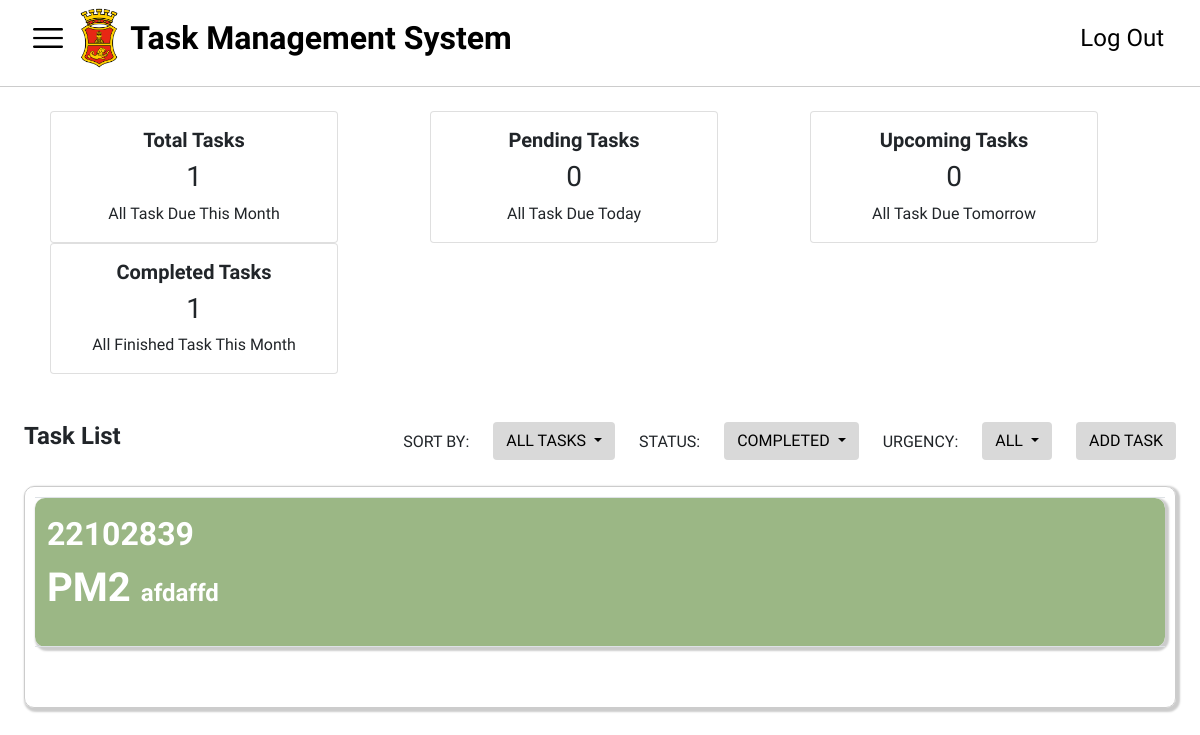
Page /dashboard.php?sort=all&status=completed&urgency=all on the earlier database version.
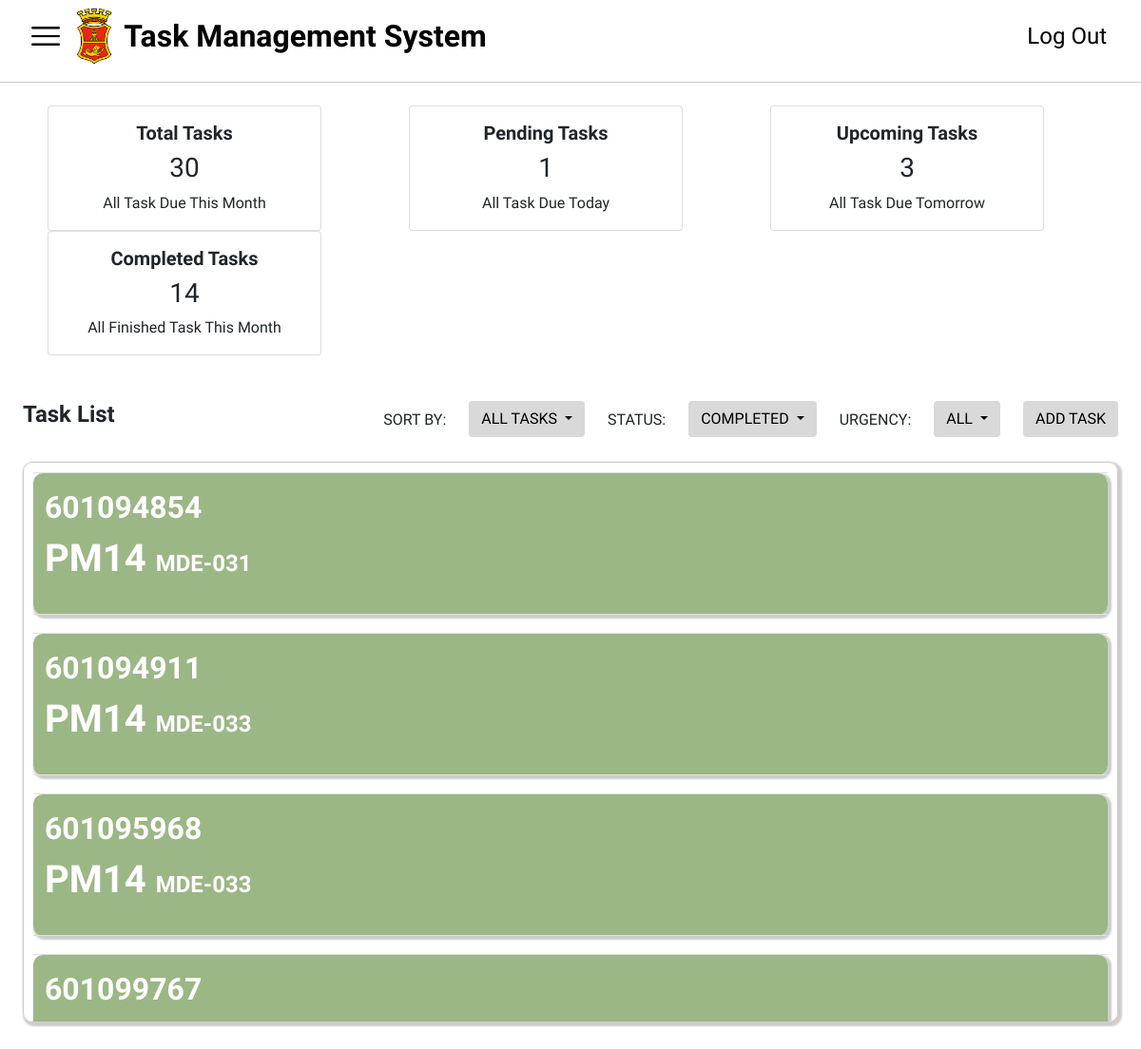
Same page on the later database version.
### tables this page shows
CREATE TABLE `tasks` (
  `taskID` int(11) NOT NULL,
  `startDate` date DEFAULT NULL,
  `orderType` varchar(255) DEFAULT NULL,
  `orderDescription` varchar(255) DEFAULT NULL,
  `maintenance_plan` varchar(255) DEFAULT NULL,
  `mpDescription` varchar(255) DEFAULT NULL,
  `mainWorkCtr` varchar(255) DEFAULT NULL,
  `systemStatus` varchar(255) DEFAULT NULL,
  `ssDescription` varchar(255) DEFAULT NULL,
  `plannerGroup` varchar(255) DEFAULT NULL,
  `costCenter` varchar(255) DEFAULT NULL,
  `equipmentID` int(11) DEFAULT NULL,
  `taskStatus` enum('Pending','Completed') NOT NULL DEFAULT 'Pending',
  `urgency` enum('Low','Medium','High') NOT NULL DEFAULT 'Low'
);

### dashboard.php (the view, shortened to what the changed rows need)
<?php
include('conn.php');
$selectedStatus = isset($_GET['status']) ? $_GET['status'] : 'all';
$currentDate = date('Y-m-d');
$tomorrowDate = date('Y-m-d', strtotime('+1 day'));
$firstDayOfMonth = date('Y-m-01');
$lastDayOfMonth = date('Y-m-t');
$query = "SELECT * FROM tasks WHERE startDate BETWEEN '$firstDayOfMonth' AND '$lastDayOfMonth'";
switch ($selectedStatus) {
    case 'completed':
        $query .= " AND taskStatus = 'Completed'";
        break;
}
$result = mysqli_query($conn, $query);
$sqlTotalTasks = "SELECT COUNT(*) AS totalTasks FROM tasks WHERE startDate BETWEEN '$firstDayOfMonth' AND '$lastDayOfMonth'";
$resultTotalTasks = mysqli_query($conn, $sqlTotalTasks);
$rowTotalTasks = mysqli_fetch_assoc($resultTotalTasks);
$totalTasks = $rowTotalTasks['totalTasks'];
$sqlPendingTasks = "SELECT COUNT(*) AS pendingTasks FROM tasks WHERE startDate = '$currentDate' AND startDate BETWEEN '$firstDayOfMonth' AND '$lastDayOfMonth'";
$resultPendingTasks = mysqli_query($conn, $sqlPendingTasks);
$rowPendingTasks = mysqli_fetch_assoc($resultPendingTasks);
$pendingTasks = $rowPendingTasks['pendingTasks'];
$sqlUpcomingTasks = "SELECT COUNT(*) AS upcomingTasks FROM tasks WHERE startDate = '$tomorrowDate' AND startDate BETWEEN '$firstDayOfMonth' AND '$lastDayOfMonth'";
$resultUpcomingTasks = mysqli_query($conn, $sqlUpcomingTasks);
$rowUpcomingTasks = mysqli_fetch_assoc($resultUpcomingTasks);
$upcomingTasks = $rowUpcomingTasks['upcomingTasks'];
$sqlCompletedTasks = "SELECT COUNT(*) AS completedTasks FROM tasks WHERE taskStatus = 'Completed' AND startDate BETWEEN '$firstDayOfMonth' AND '$lastDayOfMonth'";
$resultCompletedTasks = mysqli_query($conn, $sqlCompletedTasks);
$rowCompletedTasks = mysqli_fetch_assoc($resultCompletedTasks);
$completedTasks = $rowCompletedTasks['completedTasks'];
?>
<!DOCTYPE html>
<html lang="en">
<head>
  <?php
    include('header.php');
  ?>
</head>
<body>
  <div class="header-divider"></div><br>
  <div class="container text-center">
    <div class="row">
        <div class="col mx-2">
            <div class="card" style="width: 18rem;">
                <div class="card-body">
                    <h5 class="card-title fw-bold">Total Tasks</h5>
                    <h3><?php echo $totalTasks; ?></h3>
                    <h7>All Task Due This Month</h7>
                </div>
            </div>
        </div>
        <div class="col mx-2">
            <div class="card" style="width: 18rem;">
                <div class="card-body">
                    <h5 class="card-title fw-bold">Pending Tasks</h5>
                    <h3 class="card-text"><?php echo $pendingTasks; ?></h3>
                    <h7>All Task Due Today</h7>
                </div>
            </div>
        </div>
        <div class="col mx-2">
            <div class="card" style="width: 18rem;">
                <div class="card-body">
                    <h5 class="card-title fw-bold">Upcoming Tasks</h5>
                    <h3 class="card-text"><?php echo $upcomingTasks; ?></h3>
                    <h7>All Task Due Tomorrow</h7>
                </div>
            </div>
        </div>
        <div class="col mx-2">
            <div class="card" style="width: 18rem;">
                <div class="card-body">
                    <h5 class="card-title fw-bold">Completed Tasks</h5>
                    <h3 class="card-text"><?php echo $completedTasks; ?></h3>
                    <h7>All Finished Task This Month</h7>
                </div>
            </div>
        </div>
    </div>
</div>
  <div class="mt-3 mx-4" id="notiflist">
    <table class="table">
        <?php
        if ($result) {
          while ($row = mysqli_fetch_assoc($result)) {
              $urgencyClass = '';
              if ($row['urgency'] === 'Low') {
                  $urgencyClass = 'low-urgency';
              } elseif ($row['urgency'] === 'Medium') {
                  $urgencyClass = 'medium-urgency';
              } elseif ($row['urgency'] === 'High') {
                  $urgencyClass = 'high-urgency';
              } else {
                  $urgencyClass = 'default-urgency';
              }
              echo '<tr onclick="fillModal(' . $row['taskID'] . ', \'' .
              (isset($row['orderType']) ? htmlspecialchars($row['orderType']) : '') . '\', \'' .
              (isset($row['mainWorkCtr']) ? htmlspecialchars($row['mainWorkCtr']) : '') . '\', \'' .
              (isset($row['orderDescription']) ? htmlspecialchars($row['orderDescription']) : '') . '\', \'' .
              (isset($row['maintenance_plan']) ? htmlspecialchars($row['maintenance_plan']) : '') . '\', \'' .
              (isset($row['mpDescription']) ? htmlspecialchars($row['mpDescription']) : '') . '\', \'' .
              (isset($row['systemStatus']) ? htmlspecialchars($row['systemStatus']) : '') . '\', \'' .
              (isset($row['ssDescription']) ? htmlspecialchars($row['ssDescription']) : '') . '\', \'' .
              (isset($row['plannerGroup']) ? htmlspecialchars($row['plannerGroup']) : '') . '\', \'' .
              (isset($row['costCenter']) ? htmlspecialchars($row['costCenter']) : '') . '\', \'' .
              (isset($row['equipmentID']) ? htmlspecialchars($row['equipmentID']) : '') . '\', \'' .
              (isset($row['taskStatus']) ? htmlspecialchars($row['taskStatus']) : '') . '\')"
              data-bs-toggle="modal" data-bs-target="#updateTaskModal" class="' . $urgencyClass . '">';
              echo '<td>';
              echo '<p class="taskid">' . htmlspecialchars($row['taskID']) . '</p>';
              echo '<p class="order-type">' . htmlspecialchars($row['orderType']) . ' <span class="main-work-ctr">' . htmlspecialchars($row['mainWorkCtr']) . '</span></p>';
              echo '</td>';
              echo '</tr>';
              echo '<tr style="height: 20px;"></tr>';
          }
      } else {
          echo '<tr><td colspan="2">Failed to fetch data from database.</td></tr>';
      }
        ?>
    </table>
</div>
</body>
</html>

Differences in the rows shown:
removed tasks: taskID "22102839", orderType "PM2", mainWorkCtr "afdaffd"
now on this page (row edited): tasks: taskID "601094854", orderType "PM14", mainWorkCtr "MDE-031"
now on this page (row edited): tasks: taskID "601094911", orderType "PM14", mainWorkCtr "MDE-033"
now on this page (row edited): tasks: taskID "601095968", orderType "PM14", mainWorkCtr "MDE-033"
now on this page (row edited): tasks: taskID "601099767"
Other differences:
$totalTasks: "1" → "30"
$pendingTasks: "0" → "1"
$upcomingTasks: "0" → "3"
$completedTasks: "1" → "14"
